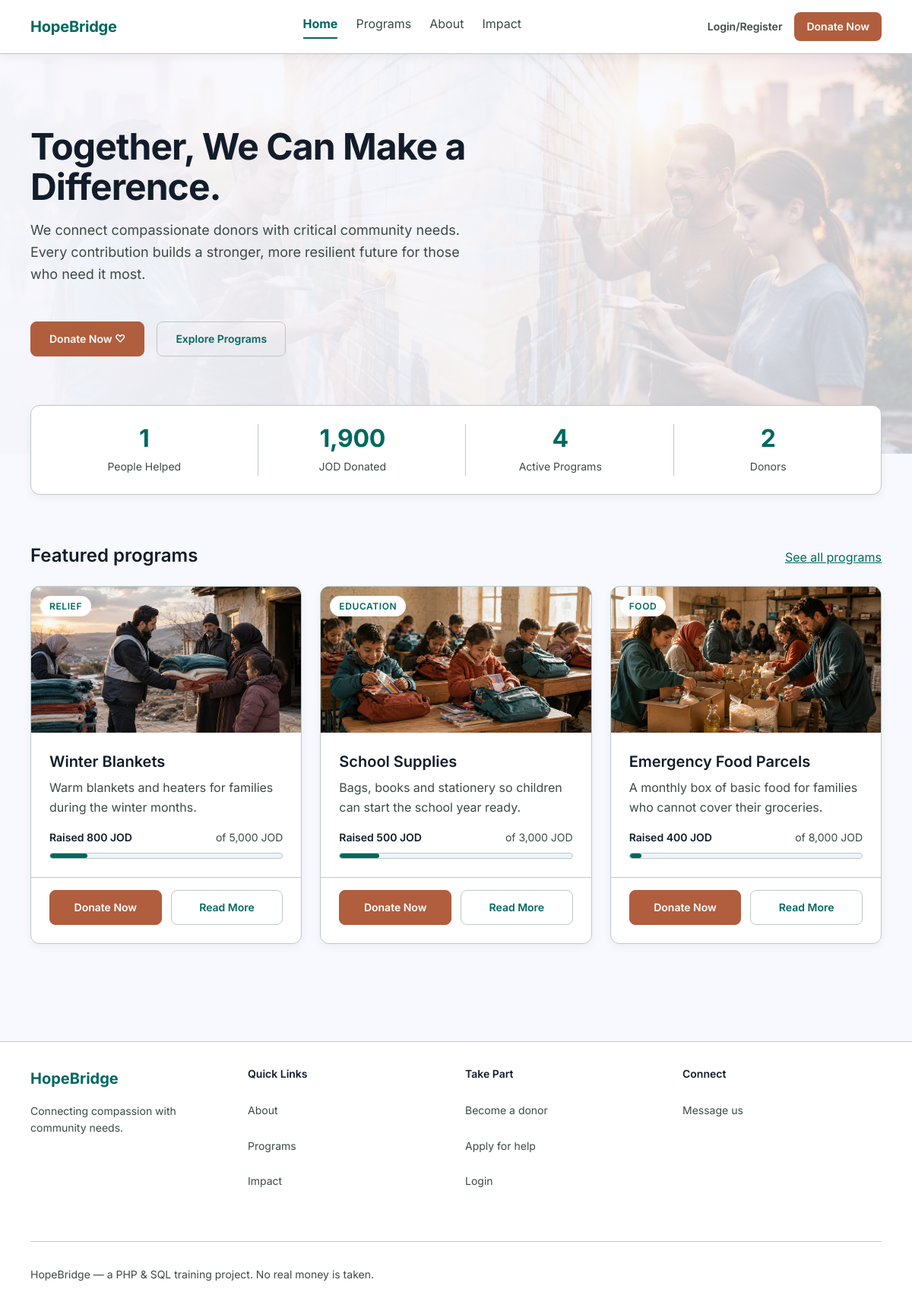
The page / on the database its author committed.
### tables this page shows
CREATE TABLE programs (
    id INT AUTO_INCREMENT PRIMARY KEY,
    title VARCHAR(150) NOT NULL,
    description TEXT,
    category VARCHAR(40) NOT NULL DEFAULT 'General',    
    image VARCHAR(120),                                 
    eligibility TEXT,
    goal_amount DECIMAL(10,2) NOT NULL,
    active TINYINT NOT NULL DEFAULT 1,
    created_at DATETIME DEFAULT CURRENT_TIMESTAMP
);

### index.php (the view, shortened to what this page needs)
<?php
require 'config.php';
$helped   = $pdo->query("SELECT COUNT(*) AS total FROM requests WHERE status = 'approved'")->fetch();
$given    = $pdo->query('SELECT COALESCE(SUM(amount), 0) AS total FROM donations')->fetch();
$running  = $pdo->query('SELECT COUNT(*) AS total FROM programs WHERE active = 1')->fetch();
$donors   = $pdo->query("SELECT COUNT(*) AS total FROM users WHERE role = 'donor'")->fetch();
$featured = $pdo->query('SELECT programs.*, COALESCE(SUM(donations.amount), 0) AS raised
                         FROM programs
                         LEFT JOIN donations ON donations.program_id = programs.id
                         WHERE programs.active = 1
                         GROUP BY programs.id
                         ORDER BY raised DESC, programs.id
                         LIMIT 3')->fetchAll();
include 'header.php';
?>
<section class="hero">
    <img src="images/hero-crop.jpg" alt="Volunteers painting a community mural together at sunset">
    <div class="veil"></div>
    <div class="words">
        <div>
            <h1>Together, We Can Make a Difference.</h1>
            <p>
                We connect compassionate donors with critical community needs.
                Every contribution builds a stronger, more resilient future for
                those who need it most.
            </p>
            <div class="actions">
                <a class="button give" href="programs.php">Donate Now &#9825;</a>
                <a class="button quiet" href="programs.php">Explore Programs</a>
            </div>
        </div>
    </div>
</section>
<section class="impact-bar">
    <div class="inner">
        <div>
            <span class="number"><?php echo number_format($helped['total']); ?></span>
            <span class="label">People Helped</span>
        </div>
        <div>
            <span class="number"><?php echo number_format($given['total'], 0); ?></span>
            <span class="label">JOD Donated</span>
        </div>
        <div>
            <span class="number"><?php echo number_format($running['total']); ?></span>
            <span class="label">Active Programs</span>
        </div>
        <div>
            <span class="number"><?php echo number_format($donors['total']); ?></span>
            <span class="label">Donors</span>
        </div>
    </div>
</section>
<section class="band">
    <div class="band-head">
        <h2>Featured programs</h2>
        <a href="programs.php">See all programs</a>
    </div>
    <?php if (count($featured) === 0) { ?>
        <p class="empty">There are no programs running at the moment.</p>
    <?php } else { ?>
        <div class="grid">
            <?php foreach ($featured as $program) { ?>
                <?php
                $percent = 0;
                if ($program['goal_amount'] > 0) {
                    $percent = ($program['raised'] / $program['goal_amount']) * 100;
                }
                ?>
                <div class="program">
                    <div class="photo">
                        <?php if ($program['image'] !== null && $program['image'] !== '') { ?>
                            <img src="images/programs/<?php echo htmlspecialchars($program['image']); ?>"
                                 alt="<?php echo htmlspecialchars($program['title']); ?>">
                        <?php } else { ?>
                            <span class="stand-in"><?php echo htmlspecialchars($program['category']); ?></span>
                        <?php } ?>
                        <span class="kind"><?php echo htmlspecialchars($program['category']); ?></span>
                    </div>
                    <div class="body">
                        <h3><?php echo htmlspecialchars($program['title']); ?></h3>
                        <p><?php echo htmlspecialchars($program['description']); ?></p>
                        <div class="money">
                            <span>Raised <?php echo number_format($program['raised'], 0); ?> JOD</span>
                            <span class="goal">of <?php echo number_format($program['goal_amount'], 0); ?> JOD</span>
                        </div>
                        <div class="bar"><div style="width:<?php echo round($percent); ?>%"></div></div>
                    </div>
                    <div class="foot">
                        <a class="button give" href="donate.php?id=<?php echo $program['id']; ?>">Donate Now</a>
                        <a class="button quiet" href="program.php?id=<?php echo $program['id']; ?>">Read More</a>
                    </div>
                </div>
            <?php } ?>
        </div>
    <?php } ?>
</section>
<?php include 'footer.php'; ?>

### rows shown on the page
programs: image (placeholder picture), category "RELIEF", title "Winter Blankets", description "Warm blankets and heaters for families during the winter months.", raised "800", goal_amount "5,000", $percent 16 (drawn)
programs: image (picture), category "EDUCATION", title "School Supplies", description "Bags, books and stationery so children can start the school year ready.", raised "500", goal_amount "3,000", $percent 17 (drawn)
programs: image (picture), category "FOOD", title "Emergency Food Parcels", description "A monthly box of basic food for families who cannot cover their groceries.", raised "400", goal_amount "8,000", $percent 5 (drawn)

### other values the page prints
$label "Home"
$label "Programs"
$label "About"
$label "Impact"
$helped['total'] "1"
$given['total'] "1,900"
$running['total'] "4"
$donors['total'] "2"
